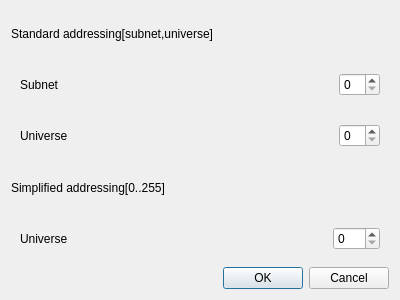
<?xml version="1.0" encoding="UTF-8"?>
<ui version="4.0">
 <class>dmax_out_artnet_Dialog</class>
 <widget class="QDialog" name="dmax_out_artnet_Dialog">
  <property name="geometry">
   <rect>
    <x>0</x>
    <y>0</y>
    <width>400</width>
    <height>300</height>
   </rect>
  </property>
  <property name="windowTitle">
   <string>dmax_out_artnet_Dialog</string>
  </property>
  <layout class="QVBoxLayout" name="verticalLayout">
   <item>
    <widget class="QLabel" name="label">
     <property name="text">
      <string>Standard addressing[subnet,universe]</string>
     </property>
    </widget>
   </item>
   <item>
    <widget class="QWidget" name="widget" native="true">
     <layout class="QHBoxLayout" name="horizontalLayout_2">
      <item>
       <widget class="QLabel" name="label_3">
        <property name="text">
         <string>Subnet</string>
        </property>
       </widget>
      </item>
      <item>
       <spacer name="horizontalSpacer">
        <property name="orientation">
         <enum>Qt::Horizontal</enum>
        </property>
        <property name="sizeHint" stdset="0">
         <size>
          <width>40</width>
          <height>20</height>
         </size>
        </property>
       </spacer>
      </item>
      <item>
       <widget class="QSpinBox" name="subnet_spinBox"/>
      </item>
     </layout>
    </widget>
   </item>
   <item>
    <widget class="QWidget" name="widget_2" native="true">
     <layout class="QHBoxLayout" name="horizontalLayout">
      <item>
       <widget class="QLabel" name="label_4">
        <property name="text">
         <string>Universe</string>
        </property>
       </widget>
      </item>
      <item>
       <spacer name="horizontalSpacer_2">
        <property name="orientation">
         <enum>Qt::Horizontal</enum>
        </property>
        <property name="sizeHint" stdset="0">
         <size>
          <width>40</width>
          <height>20</height>
         </size>
        </property>
       </spacer>
      </item>
      <item>
       <widget class="QSpinBox" name="universe_spinBox_2"/>
      </item>
     </layout>
    </widget>
   </item>
   <item>
    <widget class="QLabel" name="label_2">
     <property name="text">
      <string>Simplified addressing[0..255]</string>
     </property>
    </widget>
   </item>
   <item>
    <widget class="QWidget" name="widget_3" native="true">
     <layout class="QHBoxLayout" name="horizontalLayout_3">
      <item>
       <widget class="QLabel" name="label_5">
        <property name="text">
         <string>Universe</string>
        </property>
       </widget>
      </item>
      <item>
       <spacer name="horizontalSpacer_3">
        <property name="orientation">
         <enum>Qt::Horizontal</enum>
        </property>
        <property name="sizeHint" stdset="0">
         <size>
          <width>40</width>
          <height>20</height>
         </size>
        </property>
       </spacer>
      </item>
      <item>
       <widget class="QSpinBox" name="sim_universe_spinBox">
        <property name="maximum">
         <number>255</number>
        </property>
       </widget>
      </item>
     </layout>
    </widget>
   </item>
   <item>
    <widget class="QDialogButtonBox" name="buttonBox">
     <property name="orientation">
      <enum>Qt::Horizontal</enum>
     </property>
     <property name="standardButtons">
      <set>QDialogButtonBox::Cancel|QDialogButtonBox::Ok</set>
     </property>
    </widget>
   </item>
  </layout>
 </widget>
 <resources/>
 <connections>
  <connection>
   <sender>buttonBox</sender>
   <signal>accepted()</signal>
   <receiver>dmax_out_artnet_Dialog</receiver>
   <slot>accept()</slot>
   <hints>
    <hint type="sourcelabel">
     <x>248</x>
     <y>254</y>
    </hint>
    <hint type="destinationlabel">
     <x>157</x>
     <y>274</y>
    </hint>
   </hints>
  </connection>
  <connection>
   <sender>buttonBox</sender>
   <signal>rejected()</signal>
   <receiver>dmax_out_artnet_Dialog</receiver>
   <slot>reject()</slot>
   <hints>
    <hint type="sourcelabel">
     <x>316</x>
     <y>260</y>
    </hint>
    <hint type="destinationlabel">
     <x>286</x>
     <y>274</y>
    </hint>
   </hints>
  </connection>
 </connections>
</ui>
